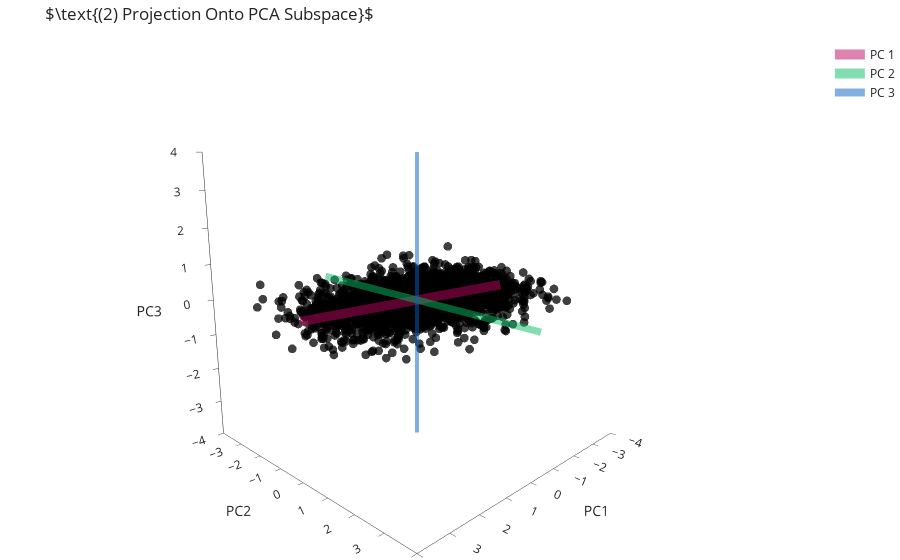

The cell this chart's notebook holds for it:
### Markdown cell above
Now that we understand how is the data spread across the three computed PCs, let us project it onto them (Figure 2). To do so let $U\in\mathbb{R}^{d\times k}$ be the matrix with the PCs as columns. As we are currently projecting using all 3 PCs then $U$ is a $3$-by-$3$ orthonormal matrix.

### Code cell
from copy import deepcopy
tmp = deepcopy(pca)
tmp.components_ = np.array(pca.transform(pca.components_)).T

X_projected = pca.transform(X)
go.Figure(data = [go.Scatter3d(x = X_projected[:, 0], y=X_projected[:, 1], z=X_projected[:, 2], opacity = 0.75, 
                               mode = 'markers', marker=dict(size=3, color="black"), showlegend=False)] + 
                 [plot_principal_component(tmp, i) for i in range(3)],
          layout = go.Layout(scene=proj_scene, scene_aspectmode="cube",
                             title=r"$\text{(2) Projection Onto PCA Subspace}$",
                             scene_xaxis_title="PC1",
                             scene_yaxis_title="PC2",
                             scene_zaxis_title="PC3"))

### Figure 1 — Plotly figure (JSON) as saved in the notebook; plotly's stock layout.template omitted (floating-point values rounded to 4 significant figures; data arrays with more than 128 entries replaced by an {"elided": "..."} marker saying what was removed)
{"data": [{"marker": {"color": "black", "size": 3}, "mode": "markers", "opacity": 0.75, "showlegend": false, "type": "scatter3d", "x": {"elided": "2500 float values"}, "y": {"elided": "2500 float values"}, "z": {"elided": "2500 float values"}}, {"line": {"color": "rgb(189,6,96)", "width": 18.76}, "mode": "lines", "name": "PC 1", "opacity": 0.5, "type": "scatter3d", "x": [-9.835, 9.835], "y": [-0.454, 0.454], "z": [-0.454, 0.454]}, {"line": {"color": "rgb(6,189,99)", "width": 14.12}, "mode": "lines", "name": "PC 2", "opacity": 0.5, "type": "scatter3d", "x": [0.2321, -0.2321], "y": [-6.829, 6.829], "z": [0.2321, -0.2321]}, {"line": {"color": "rgb(6,96,189)", "width": 7.955}, "mode": "lines", "name": "PC 3", "opacity": 0.5, "type": "scatter3d", "x": [-0.04043, 0.04043], "y": [-0.04043, 0.04043], "z": [-4.018, 4.018]}], "layout": {"scene": {"aspectmode": "cube", "camera": {"eye": {"x": 1.5, "y": 1.5, "z": 0.5}}, "xaxis": {"range": [-4, 4], "title": {"text": "PC1"}}, "yaxis": {"range": [-4, 4], "title": {"text": "PC2"}}, "zaxis": {"range": [-4, 4], "title": {"text": "PC3"}}}, "title": {"text": "$\\text{(2) Projection Onto PCA Subspace}$"}}}
